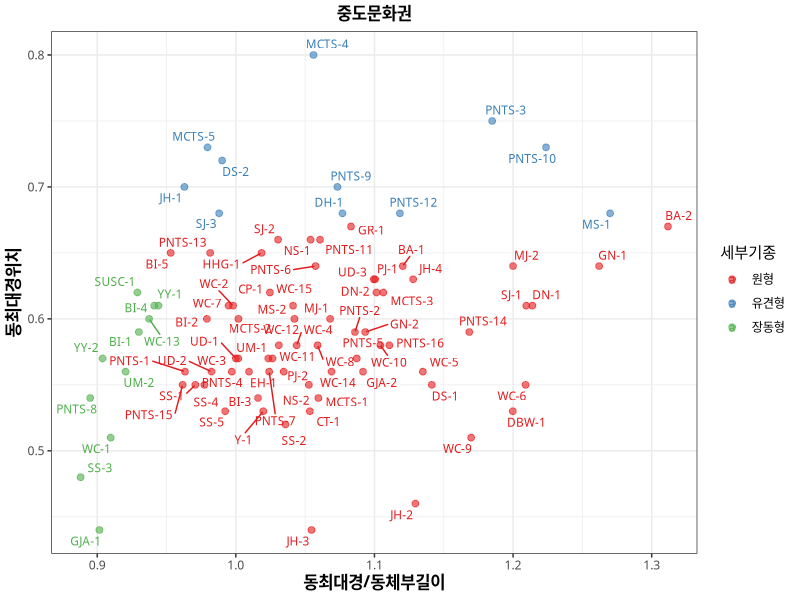
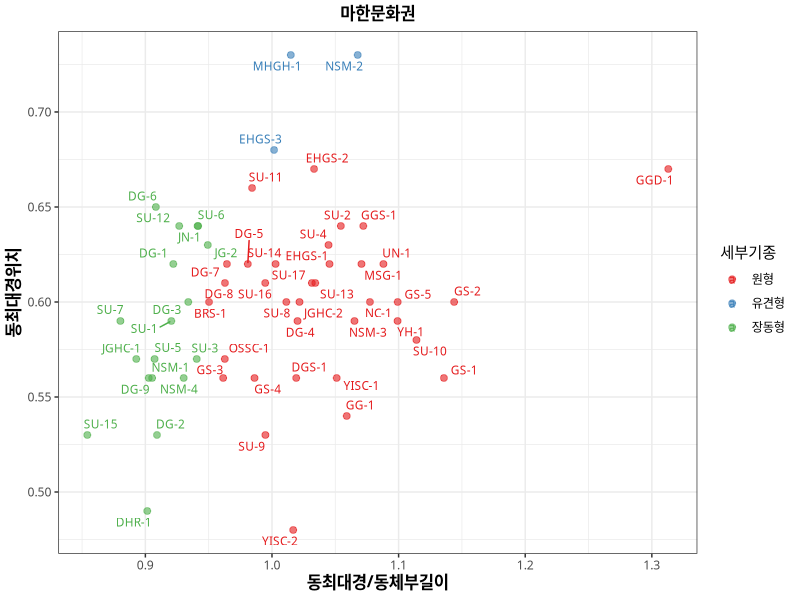
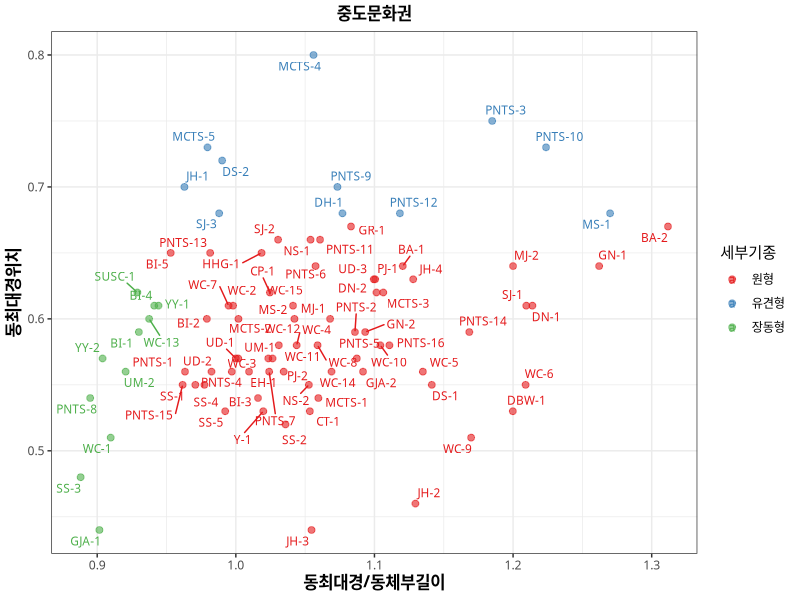
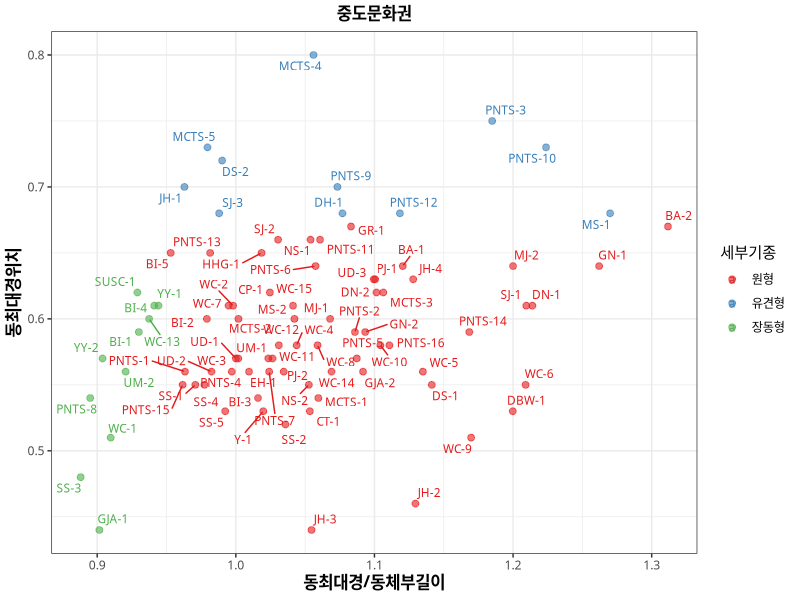
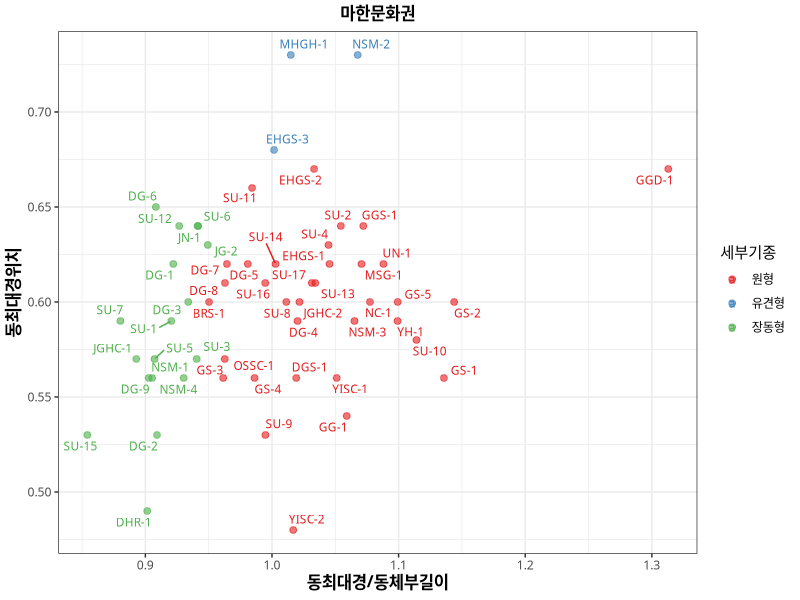
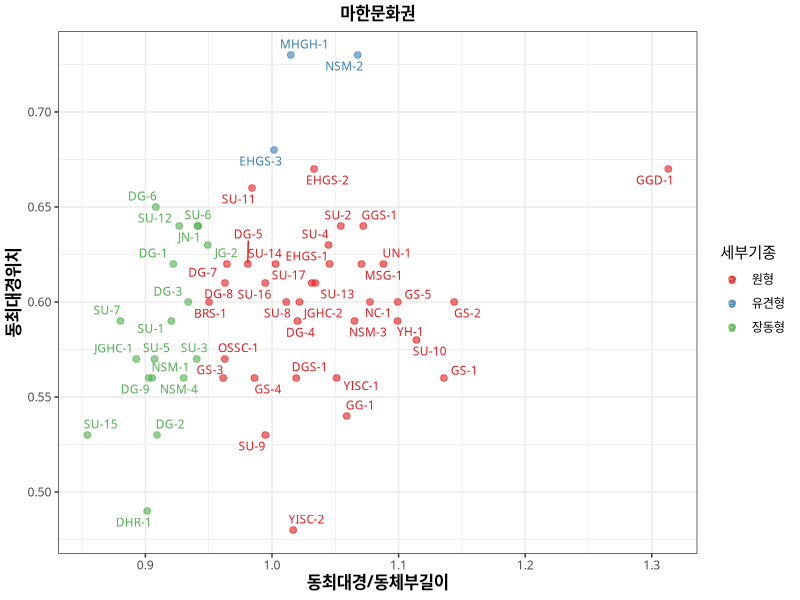

These charts were generated, in order, by the following R code:
library(ggplot2)
library(here)
library(ggrepel)

df <- read.csv(here("./Data/LPV_Measurement.csv"), fileEncoding = "UTF-8")
df$세부기종[df$세부기종 == "중도, 마한"] <- "중도"
df$세부기종[df$동최대경위치 <= 0.675 & df$동최대경/df$동체부길이 <= 0.95] <- "장동형"
df$세부기종[df$동최대경위치 <= 0.675 & df$동최대경/df$동체부길이 >= 0.95] <- "원형"
df$세부기종[df$동최대경위치 >= 0.675] <- "유견형"


########## 중도 ########## 
df_a <- subset(df, df$세부기종 != "기타" & df$문화권 == "중도")

ggplot(df_a, aes(x = 동최대경/동체부길이, y = 동최대경위치, color = 세부기종)) +
    geom_point(size = 2, alpha = 0.6) +
    geom_text_repel(aes(label = 코드), size = 3, family = "NanumGothic", max.overlaps = 20) +
    scale_color_brewer(palette = "Set1") +
    guides(color = guide_legend(title = "세부기종")) +
    xlab("동최대경/동체부길이") +
    ylab("동최대경위치") +
        theme_bw() + 
        theme(text = element_text(family = "NanumGothic"),
            plot.title = element_text(hjust = 0.5, size = 12, face = 'bold'),
            axis.title.x = element_text(size = 12, colour = "black", face = 'bold'),
            axis.title.y = element_text(size = 12, colour = "black", face = 'bold')) +
    ggtitle("중도문화권")

ggsave(here("./Graph/Scatter(중도).tiff"), dpi=300, width=5, height=5, units='in')
ggsave(here("./Graph/Scatter(중도).jpeg"), dpi=300, width=5, height=5, units='in')

########## 마한 ##########
df_b <- subset(df, df$세부기종 != "기타" & df$문화권 == "마한")

ggplot(df_b, aes(x = 동최대경/동체부길이, y = 동최대경위치, color = 세부기종)) +
    geom_point(size = 2, alpha = 0.6) +
    geom_text_repel(aes(label = 코드), size = 3, family = "NanumGothic", max.overlaps = 20) +
    scale_color_brewer(palette = "Set1") +
    guides(color = guide_legend(title = "세부기종")) +
    xlab("동최대경/동체부길이") +
    ylab("동최대경위치") +
        theme_bw() + 
        theme(text = element_text(family = "NanumGothic"),
            plot.title = element_text(hjust = 0.5, size = 12, face = 'bold'),
            axis.title.x = element_text(size = 12, colour = "black", face = 'bold'),
            axis.title.y = element_text(size = 12, colour = "black", face = 'bold')) +
    ggtitle("마한문화권")

ggsave(here("./Graph/Scatter(마한).tiff"), dpi=300, width=5, height=5, units='in')
ggsave(here("./Graph/Scatter(마한).jpeg"), dpi=300, width=5, height=5, units='in')
